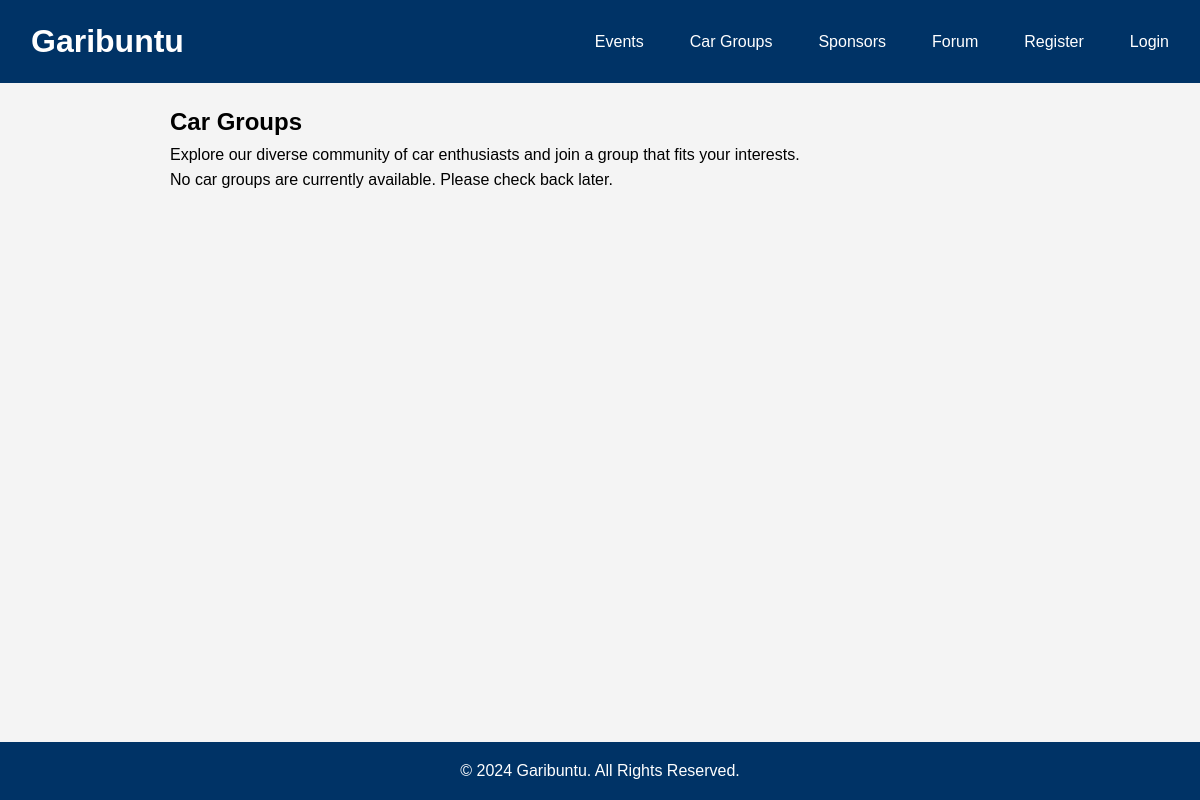
The app's page /cargroupslist/, older data.
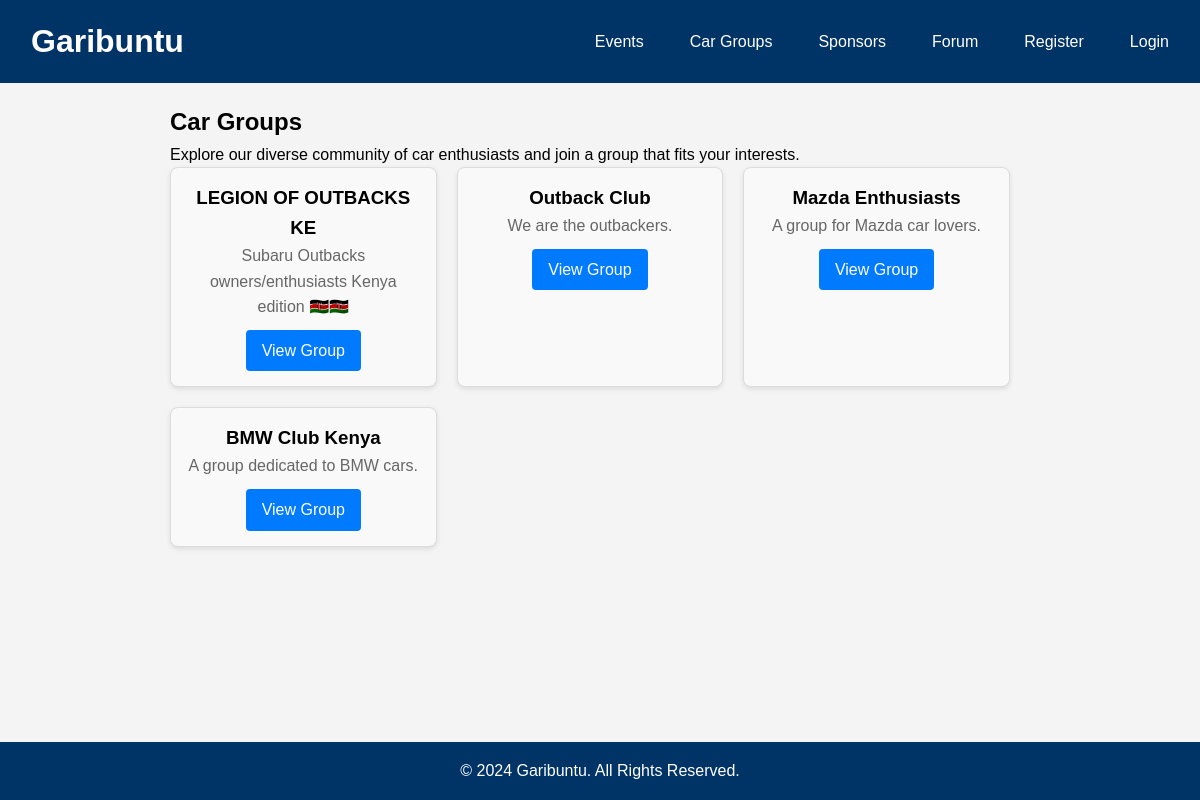
The same page, newer data.
### events/models.py (models this page shows, shortened)
class CarGroup(models.Model):
    name = models.CharField(max_length=100)
    description = models.TextField()
    created_by = models.ForeignKey(User, on_delete=models.CASCADE, related_name='created_groups')
    members = models.ManyToManyField(User, related_name='joined_groups')

### garibuntu/views.py (the view)
# urls.py: path('cargroupslist/', views.car_group_list, name='car_group_list'),
def car_group_list(request):
    groups = CarGroup.objects.all()
    return render(request, 'car-groups-list.html', {'groups':groups})

### garibuntu/templates/car-groups-list.html (shortened to what this page needs)
{% extends "base.html" %}
{% block content %}
<div class="container">
    <h2>Car Groups</h2>
    <p>Explore our diverse community of car enthusiasts and join a group that fits your interests.</p>
    <div class="car-groups-list">
        {% for group in groups %}
        <div class="car-group-card">
            <h3>{{ group.name }}</h3>
            <p>{{ group.description }}</p>
            <a href="{% url 'garibuntu:car_group_detail' group.id %}" class="btn">View Group</a>
        </div>
        {% empty %}
        <p>No car groups are currently available. Please check back later.</p>
        {% endfor %}
    </div>
</div>
{% endblock %}

Row changes from the older to the newer data that the page shows:
added CarGroup: name "LEGION OF OUTBACKS KE", description "Subaru Outbacks owners/enthusiasts Kenya edition 🇰🇪🇰🇪"
added CarGroup: name "Outback Club", description "We are the outbackers."
added CarGroup: name "Mazda Enthusiasts", description "A group for Mazda car lovers."
added CarGroup: name "BMW Club Kenya", description "A group dedicated to BMW cars."
Text that changed along with them:
text no longer shown: "No car groups are currently available. Please check back later."
